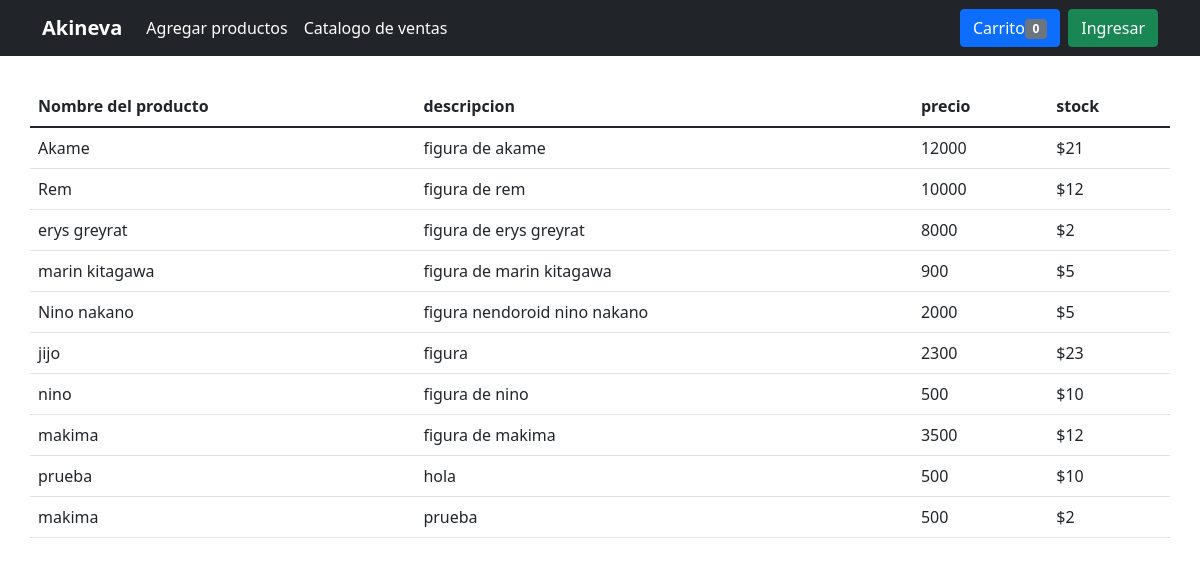
The page /productos.php on the database its author committed.
### tables this page shows
CREATE TABLE `product` (
  `id` int(11) NOT NULL,
  `name_product` varchar(30) NOT NULL,
  `description` varchar(200) NOT NULL,
  `price` int(11) NOT NULL,
  `stock` int(11) NOT NULL,
  `image` varchar(250) DEFAULT NULL
);

### config/config.php (called while the page is built, shortened)
<?php
$num_cart =0;
?>

### productos.php (the view, shortened to what this page needs)
<!DOCTYPE html>
<?php
require 'config/config.php';
$db = new database();
$con = $db->conectar();
$sql = $con->prepare("SELECT name_product,description,price,stock FROM product");
$sql->execute();
$detalles = $sql->fetchAll(PDO::FETCH_ASSOC);
?>
<html lang="es">
<head>
    <link href="https://cdn.jsdelivr.net/npm/bootstrap@5.1.3/dist/css/bootstrap.min.css" rel="stylesheet">
    <link href="estilos.css" rel="stylesheet">
</head>
<body>
    <header>
        <div class="navbar navbar-expand-lg navbar-dark bg-dark">
            <div class="container">
                <a href="index.php" class="navbar-brand">
                    <strong>Akineva</strong>
                </a>
                <div class="collapse navbar-collapse" id="navbarHeader">
                    <ul class="navbar-nav me-auto mb-2 mb-lg-0">
                        <li class="nav-item">
                            <a href="registro_pro.php" class="nav-link active">Agregar productos</a>
                        </li>
                        <li class="nav-item">
                            <a href="ventas.php" class="nav-link active">Catalogo de ventas</a>
                        </li>
                    </ul>
                    <a href="checkout.php" class="btn btn-primary me-2">Carrito<span id="num_cart" class="badge bg-secondary"><?php echo $num_cart; ?></span>
                    </a>
                    <?php if (isset($_SESSION['user_id'])) { ?>
                        <div class="dropdown">
                            <button class="btn btn-success btn-sm dropdown-toggle" type="button" id="btn_sesion" data-bs-toggle="dropdown" aria-expanded="false">
                                <?php echo $_SESSION['user_name']; ?>
                            </button>
                            <ul class="dropdown-menu">
                                <li><a class="dropdown-item" href="logout.php">cerrar sesion</a></li>
                            </ul>
                        </div>
                    <?php } else { ?>
                        <a href="login.php" class="btn btn-success">Ingresar</a>
                    <?php } ?>
                </div>
            </div>
        </div>
    </header>
    <main>
        <div class="container">
            <div class="table-responsive">
                <table class="table">
                    <thead>
                        <tr>
                            <th>Nombre del producto</th>
                            <th>descripcion</th>
                            <th>precio</th>
                            <th>stock</th>
                        </tr>
                    </thead>
                    <tbody>
                        <?php
                        foreach ($detalles as $productos) {
                            $_id = $productos['name_product'];
                            $nombre = $productos['description'];
                            $precio = $productos['price'];
                            $stock = $productos['stock'];
                        ?>
                            <tr>
                                <td><?php echo $_id; ?></td>
                                <td><?php echo $nombre; ?></td>
                                <td><?php echo $precio; ?></td>
                                <td>$<?php echo $stock; ?></td>
                            <?php
                        }
                            ?>
                            </tr>
                    </tbody>
                </table>
            </div>
        </div>
    </main>
</body>
</html>

### estilos.css (style rules this page uses)
main>.container { padding: 30px 0; }

### rows shown on the page
product: name_product "Akame", description "figura de akame", price "12000", stock "21"
product: name_product "Rem", description "figura de rem", price "10000", stock "12"
product: name_product "erys greyrat", description "figura de erys greyrat", price "8000", stock "2"
product: name_product "marin kitagawa", description "figura de marin kitagawa", price "900", stock "5"
product: name_product "Nino nakano", description "figura nendoroid nino nakano", price "2000", stock "5"
product: name_product "jijo", description "figura", price "2300", stock "23"
product: name_product "nino", description "figura de nino", price "500", stock "10"
product: name_product "makima", description "figura de makima", price "3500", stock "12"
product: name_product "prueba", description "hola", price "500", stock "10"
product: name_product "makima", description "prueba", price "500", stock "2"

### other values the page prints
$num_cart "0"
